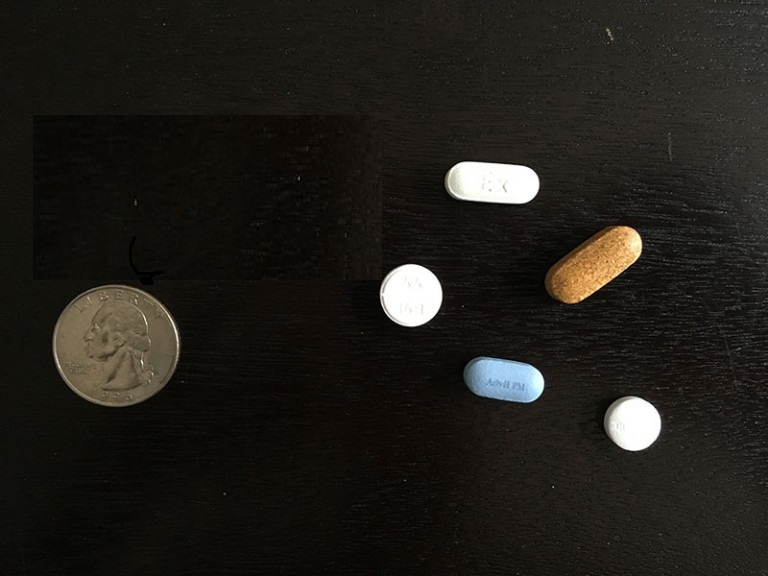
#> input picture Python/Input/obj.jpg, 768 x 576 px, found by its file name
$ python object_dimension.py   (older library calls are emulated)
#> lines starting #> are read from the running program, lines starting #| are printed output that depends on the picture; after the words box and inside, x2 and y2 are one past the last pixel; in counts of white or black regions, pixels touching at a corner belong together
# import the necessary packages
from scipy.spatial import distance as dist
from imutils import perspective
from imutils import contours
import numpy as np
import imutils
import cv2

def midpoint(ptA, ptB):
	return ((ptA[0] + ptB[0]) * 0.5, (ptA[1] + ptB[1]) * 0.5)


image = cv2.imread(r'F:\CS Projects\Coding\Python\Input\obj.jpg')
#> image is the input picture: shape (576, 768, 3); mean B, G, R 24.9, 29.9, 32.6
gray = cv2.cvtColor(image, cv2.COLOR_BGR2GRAY)
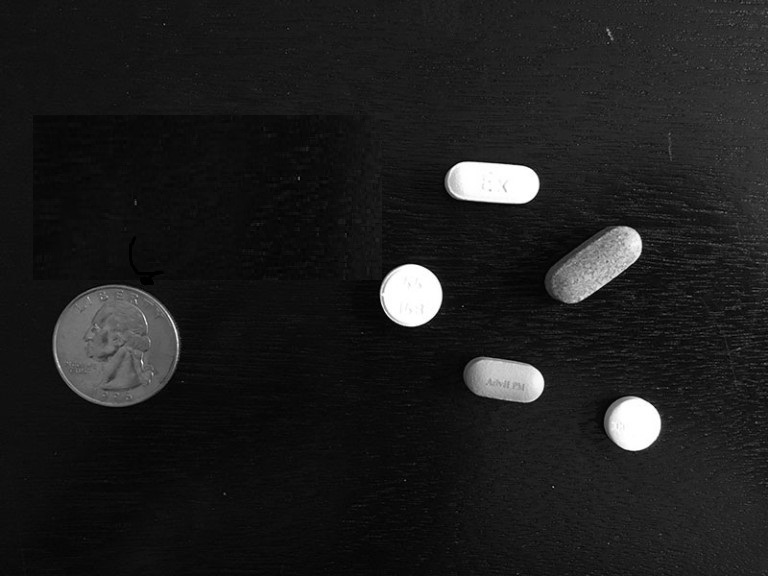
#> gray: shape (576, 768); min 0, max 255, mean 30.2
gray = cv2.GaussianBlur(gray, (7, 7), 0)

# perform edge detection, then perform a dilation + erosion to
# close gaps in between object edges
edged = cv2.Canny(gray, 50, 100)
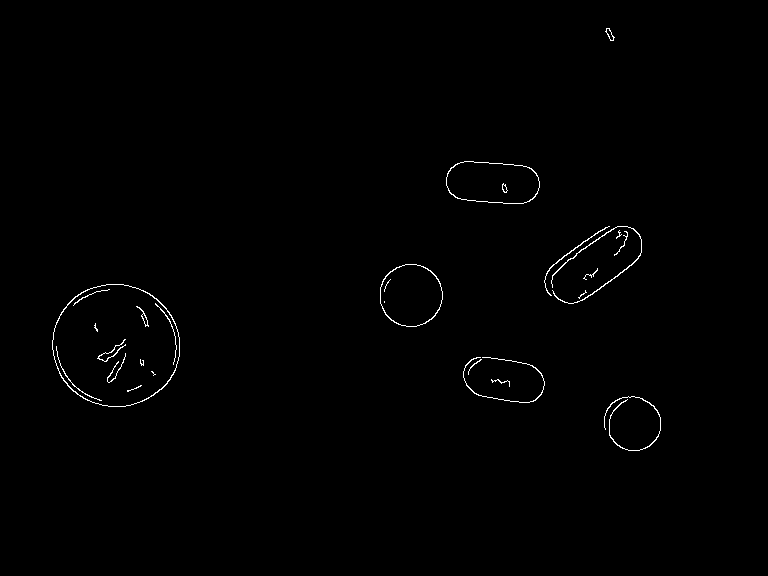
#> edged: shape (576, 768); 0.58% white in thin lines or dots, all inside (x1, y1, x2, y2) = (52, 28, 661, 451)
edged = cv2.dilate(edged, None, iterations=1)
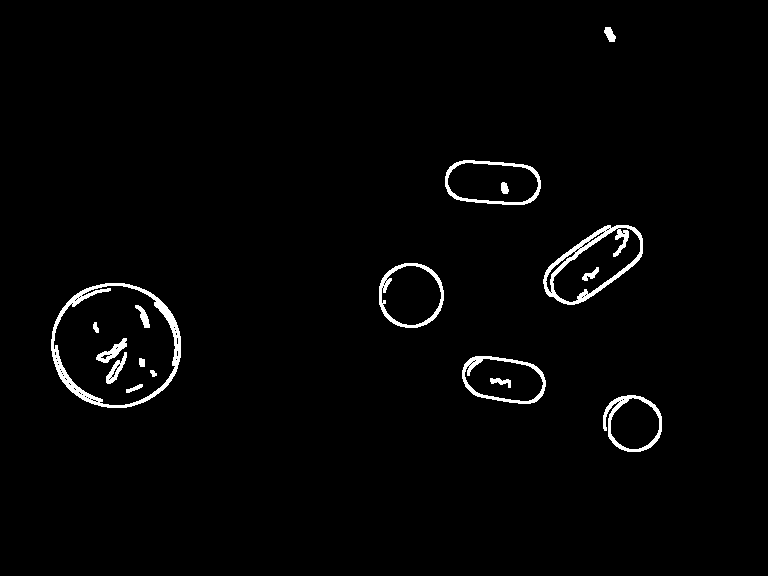
#> edged: shape (576, 768); 1.9% white; 17 white regions, largest, box (x1, y1, x2, y2) and area: (51, 283, 181, 408) 2148, (543, 225, 643, 305) 1651, (462, 356, 546, 404) 818
edged = cv2.erode(edged, None, iterations=1)
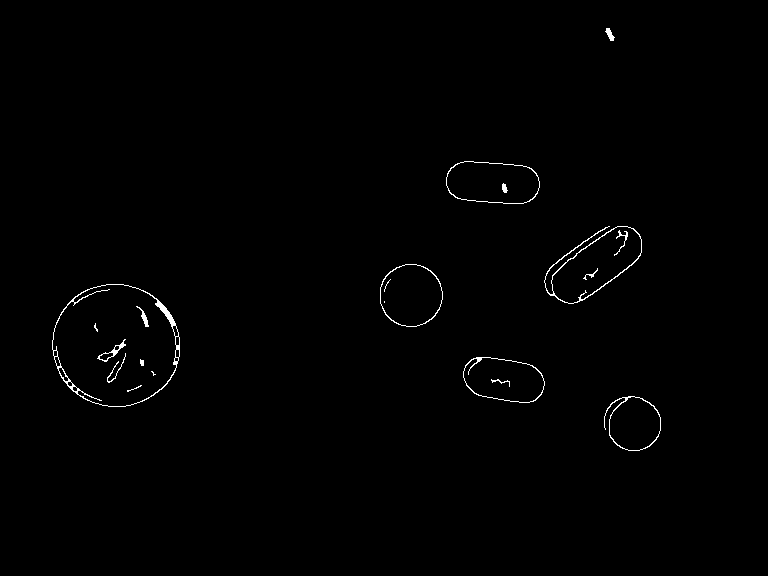
#> edged: shape (576, 768); 0.65% white in thin lines or dots, all inside (x1, y1, x2, y2) = (52, 28, 661, 451)

# find contours in the edge map
cnts = cv2.findContours(edged.copy(), cv2.RETR_EXTERNAL,cv2.CHAIN_APPROX_SIMPLE)
#> cnts = 7 contours; box (x1, y1, x2, y2) and area: (52, 284, 180, 407) 12244, (544, 226, 642, 304) 3901, (446, 161, 540, 204) 3268, (380, 264, 443, 327) 3064, (463, 357, 545, 403) 2838, (604, 396, 661, 451) 2176, (605, 28, 615, 41) 49
cnts = imutils.grab_contours(cnts)

# sort the contours from left-to-right and initialize the
# 'pixels per metric' calibration variable

(cnts, _) = contours.sort_contours(cnts)
pixelsPerMetric = None
orig = image.copy()
# loop over the contours individually
for c in cnts:
	# if the contour is not sufficiently large, ignore it
    if cv2.contourArea(c) < 100:
        continue
	# compute the rotated bounding box of the contour
    rect = cv2.minAreaRect(c)
    box = cv2.boxPoints(rect)
    box = np.int0(box)
    cv2.drawContours(orig,[box],0,(0,255,0),2)
    #box = cv2.minAreaRect(c)
    #box = cv2.cv.BoxPoints(box) if imutils.is_cv2() else cv2.boxPoints(box)
    #box = np.array(box, dtype="int")

	# order the points in the contour such that they appear
	# in top-left, top-right, bottom-right, and bottom-left
	# order, then draw the outline of the rotated bounding
	# box
    box = perspective.order_points(box)
    #cv2.drawContours(orig, [box.astype("int")], -1, (0, 255, 0), 2)

	# loop over the original points and draw them
    for (x, y) in box:
        cv2.circle(orig, (int(x), int(y)), 5, (0, 0, 255), -1)
	# unpack the ordered bounding box, then compute the midpoint
	# between the top-left and top-right coordinates, followed by
	# the midpoint between bottom-left and bottom-right coordinates

    (tl, tr, br, bl) = box
    (tltrX, tltrY) = midpoint(tl, tr)
    (blbrX, blbrY) = midpoint(bl, br)

	# compute the midpoint between the top-left and top-right points,
	# followed by the midpoint between the top-righ and bottom-right
    (tlblX, tlblY) = midpoint(tl, bl)
    (trbrX, trbrY) = midpoint(tr, br)

	# draw the midpoints on the image
    cv2.circle(orig, (int(tltrX), int(tltrY)), 5, (255, 0, 0), -1)
    cv2.circle(orig, (int(blbrX), int(blbrY)), 5, (255, 0, 0), -1)
    cv2.circle(orig, (int(tlblX), int(tlblY)), 5, (255, 0, 0), -1)
    cv2.circle(orig, (int(trbrX), int(trbrY)), 5, (255, 0, 0), -1)
	# draw lines between the midpoints
    cv2.line(orig, (int(tltrX), int(tltrY)), (int(blbrX), int(blbrY)),(255, 0, 255), 2)
    cv2.line(orig, (int(tlblX), int(tlblY)), (int(trbrX), int(trbrY)),(255, 0, 255), 2)
    dA = dist.euclidean((tltrX, tltrY), (blbrX, blbrY))
    dB = dist.euclidean((tlblX, tlblY), (trbrX, trbrY))
	# if the pixels per metric has not been initialized, then
	# compute it as the ratio of pixels to supplied metric
	# (in this case, inches)
    if pixelsPerMetric is None:
        pixelsPerMetric = dB / 0.955
	# compute the size of the object
    dimA = dA / pixelsPerMetric
    dimB = dB / pixelsPerMetric
	# draw the object sizes on the image
    cv2.putText(orig, "{:.1f}in".format(dimA),(int(tltrX - 15), int(tltrY - 10)), cv2.FONT_HERSHEY_SIMPLEX,
		0.65, (255, 255, 255), 2)
    cv2.putText(orig, "{:.1f}in".format(dimB),(int(trbrX + 10), int(trbrY)), cv2.FONT_HERSHEY_SIMPLEX,
		0.65, (255, 255, 255), 2)
#> this loop made 7 passes
#> (rect, tl, tr, br, bl, tltrX, tltrY, blbrX) on pass 1: (((115.5, 345), (122, 127), -90), [52, 284], [179, 284], [179, 406], [52, 406], 115.5, 284, 115.5)
#> (rect, tl, tr, br, bl, tltrX, tltrY, blbrX) on passes 2 to 6: (((411, 295), (62, 62), -90), [380, 264], [442, 264], [442, 326], [380, 326], 411, 264, 411), (((492.5, 182.3), (39.9, 93.48), -85.91), [447, 159], [540, 165], [537, 205], [444, 198], 493.5, 162, 490.5), (((503.3, 379.3), (40.61, 82.2), -80.54), [466, 352], [547, 366], [540, 406], [459, 392], 506.5, 359, 499.5), (((593.3, 263.4), (108.5, 48.28), -35.84), [535, 275], [623, 212], [651, 251], [563, 314], 579, 243.5, 607), (((632, 423), (54, 56), -90), [604, 396], [660, 396], [660, 450], [604, 450], 632, 396, 632)
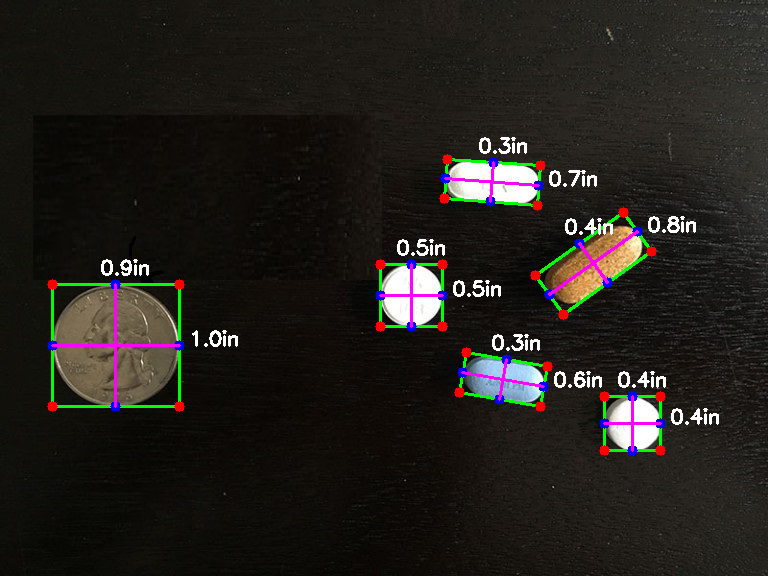
#> orig: shape (576, 768, 3); 3.24% of pixels changed, all inside (x1, y1, x2, y2) = (47, 137, 719, 456)
#> after the loop, pixelsPerMetric = 133
	# show the output image
cv2.imshow("Image", orig)

cv2.waitKey(0)
cv2.destroyAllWindows()

$ run again, with Python/Input/abc.jpg copied over Python/Input/obj.jpg
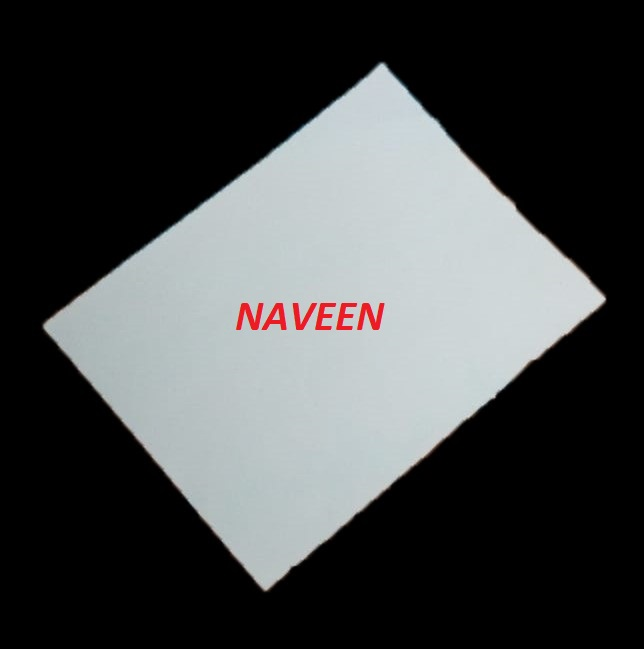
#> input picture Python/Input/abc.jpg, 644 x 649 px, found by its file name
#> image is the input picture: shape (649, 644, 3); mean B, G, R 71.5, 70.9, 68.7
#> `edged = cv2.dilate(edged, None, iterations=1)`:
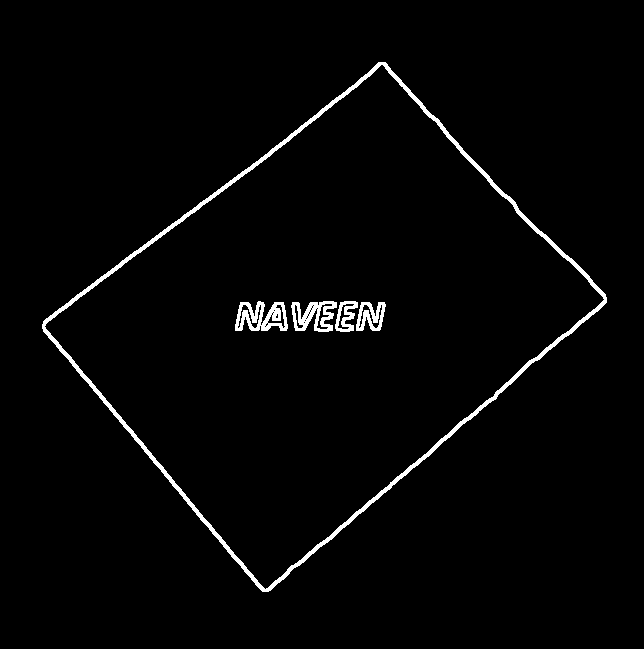
#> edged: shape (649, 644); 2.2% white; 5 white regions, box (x1, y1, x2, y2) and area: (42, 62, 607, 592) 6518, (235, 301, 288, 331) 927, (291, 301, 337, 332) 789, (356, 302, 386, 331) 506, (335, 301, 358, 332) 376
#> cnts = 1 contour; box (x1, y1, x2, y2) and area: (43, 63, 606, 591) 147710
#> the loop `for c in cnts:` made 1 pass
#> (rect, tl, tr, br, bl, tltrX, tltrY, blbrX) on pass 1: (((325.3, 314.1), (452.2, 349.5), -39.9), [39, 325], [386, 35], [610, 303], [263, 593], 212.5, 180, 436.5)
#> after the loop `for c in cnts:`:
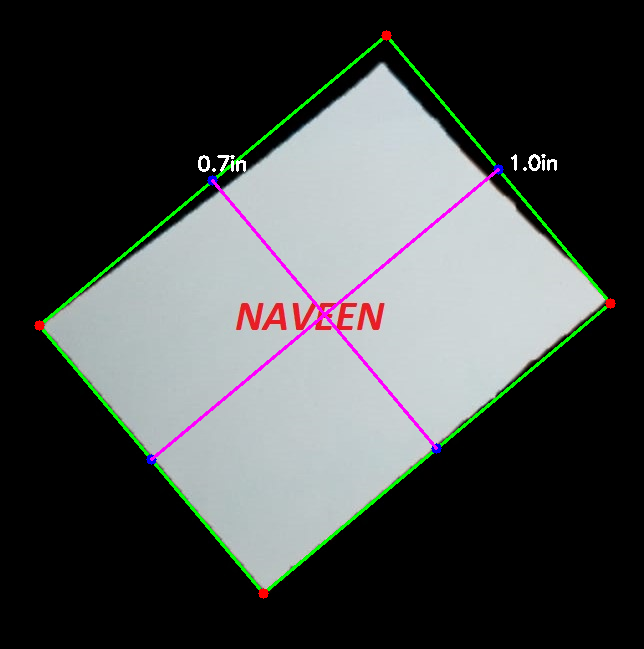
#> orig: shape (649, 644, 3); 2.07% of pixels changed, all inside (x1, y1, x2, y2) = (34, 30, 616, 599)
#> after the loop `for c in cnts:`: pixelsPerMetric = 473.5
